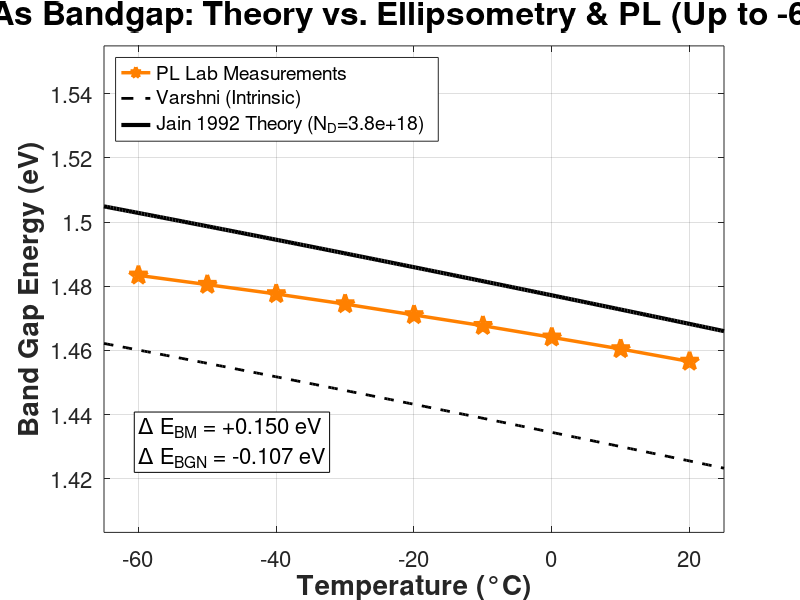

Here is the MATLAB script that generated this plot:
% =========================================================================
% SCRIPT: Compare Multiple Measurement Conditions (Bandgap Analysis)
% PURPOSE: Compares Bandgap (Eg) extracted via Tauc plot against:
%          1. Independent Photoluminescence (PL) lab measurements.
%          2. Jain (1992) Theory for heavily doped n-GaAs.
% NOTE: Analysis is strictly limited to T >= -60°C due to defect absorption.
% =========================================================================
clear all; close all; clc;

%% === STEP 1: DEFINE DATA SOURCES & VISUAL STYLES ===
% We define the files saved from the Master Script runs.
data_files = {'results_vacuum1.mat', 'results_nitro.mat', 'non_results.mat', 'results_nitro_vacuum.mat'};

% Presentation labels corresponding to the files
run_labels = {'Vacuum Only', 'Nitrogen Flow', 'Cooling Only', 'Vacuum + Nitro'};

% Colors are strictly matched to the Noise Analysis script for visual consistency:
% Green (Vacuum), Red (Nitrogen), Blue (Cooling), Purple (Combined)
colors  = {[0 0.7 0], [1 0 0], [0 0.4 1], [0.6 0 0.8]}; 
markers = {'o', '^', 'v', 'd'};
num_runs = length(data_files);

%% === STEP 2: INITIALIZE COMPARISON FIGURE ===
% Create a large, high-resolution figure optimized for poster/presentation viewing.
h_fig_eg = figure('Color', 'w', 'Name', 'Figure 7: Bandgap Comparison', 'units', 'normalized', 'outerposition', [0.2 0.1 0.6 0.7]);
hold on; grid on; box on;
set(gca, 'FontSize', 16); 

xlabel('Temperature (°C)', 'FontSize', 20, 'FontWeight', 'bold'); 
ylabel('Band Gap Energy (eV)', 'FontSize', 20, 'FontWeight', 'bold'); 
title('GaAs Bandgap: Theory vs. Ellipsometry & PL (Up to -60°C)', 'FontSize', 24, 'FontWeight', 'bold');

%% === STEP 3: LOAD ELLIPSOMETRY DATA AND PLOT ===
% LOOP PURPOSE: 
% Iterates through the saved `.mat` files. It extracts the temperature (T) 
% and Bandgap (Eg) arrays. It filters out temperatures below -60°C because 
% sub-bandgap trap/defect absorption distorts the Tauc plot linearity.

loaded_n_doping = 3.8e18; % Default fallback doping value [cm^-3]

for i = 1:num_runs
    if isfile(data_files{i})
        data = load(data_files{i});
        T    = data.temps_C;
        Eg   = data.extracted_Eg;
        
        % Update doping concentration if it was saved in the .mat file
        if isfield(data, 'n_doping')
            loaded_n_doping = data.n_doping; 
        end
        
        % Logical mask: Only keep valid numbers within the reliable physical range
        valid_eg = ~isnan(Eg) & (T >= -60) & (T <= 25);
        
        % Plot the valid data points
        set(0, 'CurrentFigure', h_fig_eg);
        if any(valid_eg)
            plot(T(valid_eg), Eg(valid_eg), ['-' markers{i}], 'Color', colors{i}, ...
                'MarkerFaceColor', colors{i}, 'MarkerSize', 10, ...
                'DisplayName', run_labels{i}, 'LineWidth', 2);
        end
    else
        warning('File not found in current directory: %s', data_files{i});
    end
end

%% === STEP 4: INTEGRATE INDEPENDENT PL MEASUREMENTS ===
% Photoluminescence (PL) serves as an independent physical validation.
% We input the hardcoded peak emission wavelengths obtained from the lab.

T_pl    = [20, 10, 0, -10, -20, -30, -40, -50, -60, -70, -80, -90, -100];
meas_Pk = [851.32, 849.05, 846.94, 844.86, 842.93, 840.99, 839.20, 837.55, 835.92, 834.4, 832.8, 831.1, 829.4];

% Convert PL peak wavelength (nm) to Energy (eV) using the Planck-Einstein relation:
% E = hc / lambda. In practical units: E(eV) = 1240 / lambda(nm).
Eg_pl = 1240 ./ meas_Pk;

% Ensure they are column vectors for consistent plotting
T_pl  = T_pl(:);
Eg_pl = Eg_pl(:);

% Filter to match the Ellipsometry plot range (down to -60°C) for a fair comparison
valid_pl = ~isnan(Eg_pl) & (T_pl >= -60) & (T_pl <= 25);

set(0, 'CurrentFigure', h_fig_eg);
if any(valid_pl)
    % Plot PL with a distinct Pentagram (Star) marker and Orange color
    plot(T_pl(valid_pl), Eg_pl(valid_pl), '-p', 'Color', [1 0.5 0], ...
        'MarkerFaceColor', [1 0.5 0], 'MarkerSize', 14, ...
        'DisplayName', 'PL Lab Measurements', 'LineWidth', 2.5);
end

%% === STEP 5: COMPUTE & PLOT JAIN (1992) THEORY ===
% We calculate the theoretical expected bandgap for heavily doped n-GaAs.

set(0, 'CurrentFigure', h_fig_eg);
T_range = linspace(-65, 25, 200) + 273.15;

% 1. Varshni Model for Intrinsic GaAs baseline
Eg_0 = 1.519; alpha_v = 5.405e-4; beta_v = 204;
Eg_intrinsic = Eg_0 - (alpha_v .* T_range.^2) ./ (T_range + beta_v);

% 2. Jain Model Quantum Corrections (Burstein-Moss & Bandgap Narrowing)
m_e = 0.067; m_hh = 0.51; 
m_vc_star = (m_e * m_hh) / (m_e + m_hh) * 9.11e-31; 

Delta_BM  = (( (1.054e-34)^2 / (2 * m_vc_star) ) * (3*pi^2 * loaded_n_doping*1e6)^(2/3)) / 1.602e-19; 
N_norm    = loaded_n_doping / 1e18;
Delta_BGN = (62 * (N_norm)^(1/3) + 7.4 * (N_norm)^(1/4)) / 1000; 

% Net Theoretical Bandgap
Eg_theory = Eg_intrinsic + Delta_BM - Delta_BGN;

% Plot theory lines behind the scatter data for clear visibility
plot(T_range-273.15, Eg_intrinsic, '--k', 'LineWidth', 2, 'DisplayName', 'Varshni (Intrinsic)');
plot(T_range-273.15, Eg_theory, '-k', 'LineWidth', 3, 'DisplayName', sprintf('Jain 1992 Theory (N_D=%.1e)', loaded_n_doping));

% Text box explicitly declaring the calculated quantum shifts
str_info = {
    sprintf('\\Delta E_{BM} = +%.3f eV', Delta_BM),
    sprintf('\\Delta E_{BGN} = -%.3f eV', Delta_BGN)
};
text(-60, min(Eg_intrinsic), str_info, 'FontSize', 16, 'BackgroundColor', 'w', 'EdgeColor', 'k', 'VerticalAlignment', 'bottom');

%% === STEP 6: FINALIZE FIGURE LIMITS & LEGEND ===
set(0, 'CurrentFigure', h_fig_eg);
xlim([-65 25]); 

% Dynamically adjust Y-limits based on the theory and data range to prevent cutoff
min_y = min([Eg_intrinsic, min(Eg_pl(valid_pl))]) - 0.02;
max_y = max([Eg_theory, max(Eg_pl(valid_pl))]) + 0.05;

if isempty(max_y)
    max_y = 1.5; % Fallback limit if data arrays are empty
end 
ylim([min_y max_y]);

% Ensure the legend is properly placed and large enough for a poster
h_leg = legend('show');
set(h_leg, 'Location', 'northwest', 'FontSize', 14);

fprintf('\nComparison graph generated successfully.\n');
